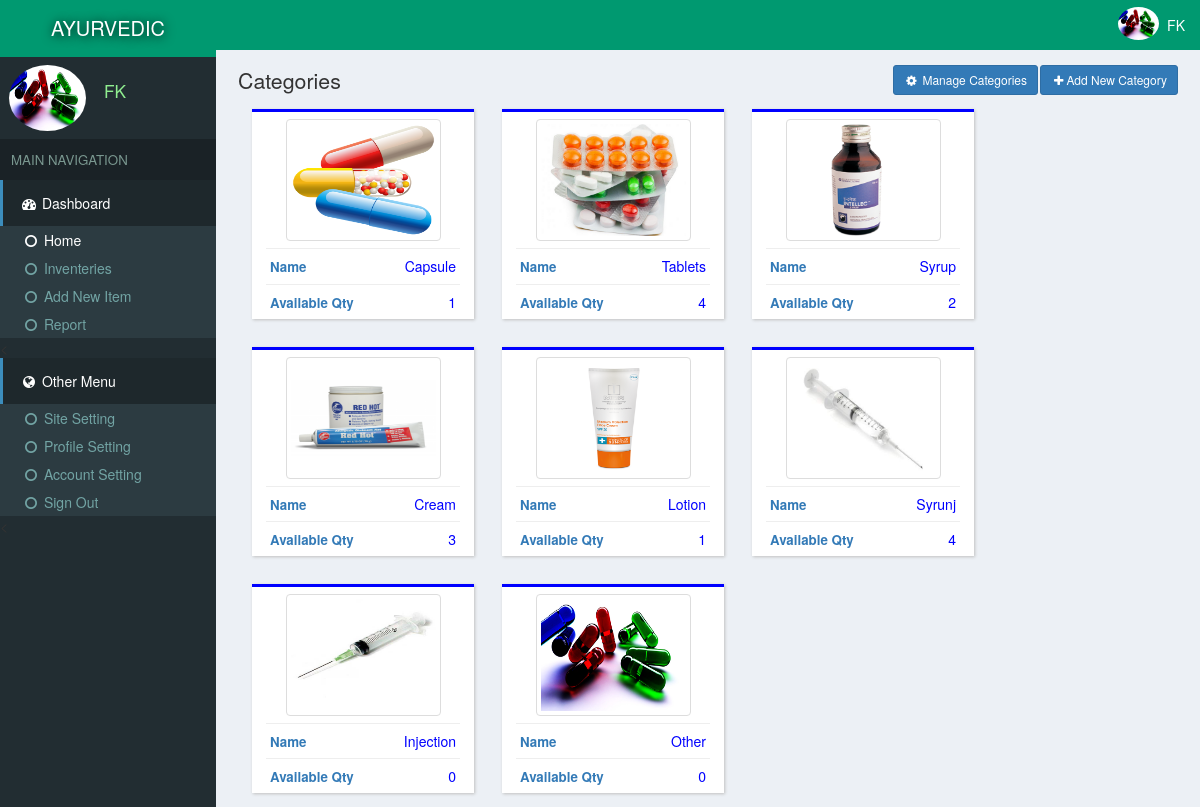
/cold/medical/index.php (signed in), run on the app's committed database.
### tables this page shows
CREATE TABLE `users` (
  `id` int(11) NOT NULL,
  `email` varchar(222) NOT NULL,
  `password` varchar(222) NOT NULL,
  `name` varchar(222) NOT NULL,
  `pic` varchar(222) NOT NULL,
  `number` varchar(222) NOT NULL,
  `date` timestamp NOT NULL DEFAULT current_timestamp()
);

CREATE TABLE `categories` (
  `id` int(11) NOT NULL,
  `name` varchar(222) NOT NULL,
  `pic` varchar(111) NOT NULL,
  `details` varchar(333) NOT NULL,
  `date` timestamp NOT NULL DEFAULT current_timestamp()
);

### cold/medical/assets/db.php (called while the page is built, shortened)
<?php
    $con = new mysqli('localhost','root','','medical');
    $array = $con->query("select * from users where id ='$_SESSION[userId]'");
    $user = $array->fetch_assoc();
?>

### cold/medical/index.php (the view, shortened to what this page needs)
<?php require 'assets/db.php';?>
<!DOCTYPE html>
<html>
<head>
  <?php require "assets/autoloader.php" ?>
</head>
<body style="background: #ECF0F5;padding:0;margin:0">
<div class="dashboard" style="position: fixed;width: 18%;height: 100%;background:#222D32">
  <div style="background:#009970;padding: 14px 3px;color:white;font-size: 15pt;text-align: center;text-shadow: 1px 1px 11px black">
    <a href="index.php" style="color: white;text-decoration: none;">AYURVEDIC </a>
  </div>
  <div class="flex" style="padding: 3px 7px;margin:5px 2px;">
    <div><img src="photo/<?php echo $user['pic'] ?>" class='img-circle' style='width: 77px;height: 66px'></div>
    <div style="color:lightgreen;font-size: 13pt;padding: 14px 7px;margin-left: 11px;"><?php echo ucfirst($user['name']); ?></div>
  </div>
  <div style="background: #1A2226;font-size: 10pt;padding: 11px;color: #79978F">MAIN NAVIGATION</div>
  <div>
    <div style="background:#1E282C;color: white;padding: 13px 17px;border-left: 3px solid #3C8DBC;"><span><i class="fa fa-dashboard fa-fw"></i> Dashboard</span></div>
    <div class="item">
      <ul class="nostyle zero">
        <a href="http://localhost/AYURVEDIC/index1.html"><li style="color: white"><i class="fa fa-circle-o fa-fw"></i> Home</li></a>
        <a href="inventeries.php"><li><i class="fa fa-circle-o fa-fw"></i> Inventeries</li></a>
       <a href="addnew.php"><li><i class="fa fa-circle-o fa-fw"></i> Add New Item</li></a>
        <a href="reports.php"><li><i class="fa fa-circle-o fa-fw"></i> Report</li></a>
      </ul><
    </div>
  </div>
  <div style="background:#1E282C;color: white;padding: 13px 17px;border-left: 3px solid #3C8DBC;"><span><i class="fa fa-globe fa-fw"></i> Other Menu</span></div>
  <div class="item">
      <ul class="nostyle zero">
        <a href="sitesetting.php"><li><i class="fa fa-circle-o fa-fw"></i> Site Setting</li></a>
       <a href="profile.php"><li><i class="fa fa-circle-o fa-fw"></i> Profile Setting</li></a>
        <a href="accountSetting.php"><li><i class="fa fa-circle-o fa-fw"></i> Account Setting</li></a>
        <a href="logout.php"><li><i class="fa fa-circle-o fa-fw"></i> Sign Out</li></a>
      </ul><
    </div>
</div>
<div class="marginLeft" >
  <div style="color:white;background:#009970" >
    <div class="pull-right flex rightAccount" style="padding-right: 11px;padding: 7px;">
      <div><img src="photo/<?php echo $user['pic'] ?>" style='width: 41px;height: 33px;' class='img-circle'></div>
      <div style="padding: 8px"><?php echo ucfirst($user['name']) ?></div>
    </div>
  </div>
  <div class="content2">
    <div>
      <span style="font-size: 16pt;color: #333333">Categories </span>
      <button class="btn btn-primary btn-sm pull-right" data-toggle="modal" data-target="#addIn" style="margin-left: 2px;"><i class="fa fa-plus fa-fw"> </i>Add New Category</button>
      <a href="manageCat.php"><button class="btn btn-primary btn-sm pull-right" data-toggle="modal" data-target="#addIn"><i class="fa fa-gear  fa-fw"> </i> Manage Categories</button></a>
    </div>
  <?php
    $array = $con->query("select * from categories");
    while ($row = $array->fetch_assoc())
    {
      $array2 = $con->query("select count(*) from inventeries where catId = '$row[id]'");
      $row2 = $array2->fetch_assoc();
  ?>
    <a href="inventeries.php?catId=<?php echo $row['id'] ?>"><div class="box2 col-md-3">
     <div class="center"> <img src="photo/<?php echo $row['pic'] ?>" style="width: 155px;height: 122px;" class='img-thumbnail'></div>
      <hr style="margin: 7px;">
      <span style="padding: 11px"><strong style="font-size: 10pt">Name</strong><span class="pull-right" style="color:blue;margin-right: 11px;"><?php echo $row['name'] ?></span></span>
      <hr style="margin: 7px;">
      <span style="padding: 11px"><strong style="font-size: 10pt">Available Qty</strong><span class="pull-right" style="color:blue;margin-right: 11px"><?php echo $row2['count(*)']; ?></span></span>
    </div></a>
  <?php
    }
   ?>
  </div>
</div>
</body>
</html>

### data on the page
users: pic (picture), name "FK"
categories: pic (picture), name "Capsule", count "1"
categories: pic (picture), name "Tablets", count "4"
categories: pic (picture), name "Syrup", count "2"
categories: pic (picture), name "Cream", count "3"
categories: pic (picture), name "Lotion", count "1"
categories: pic (picture), name "Syrunj", count "4"
categories: pic (picture), name "Injection", count "0"
categories: pic (picture), name "Other", count "0"
